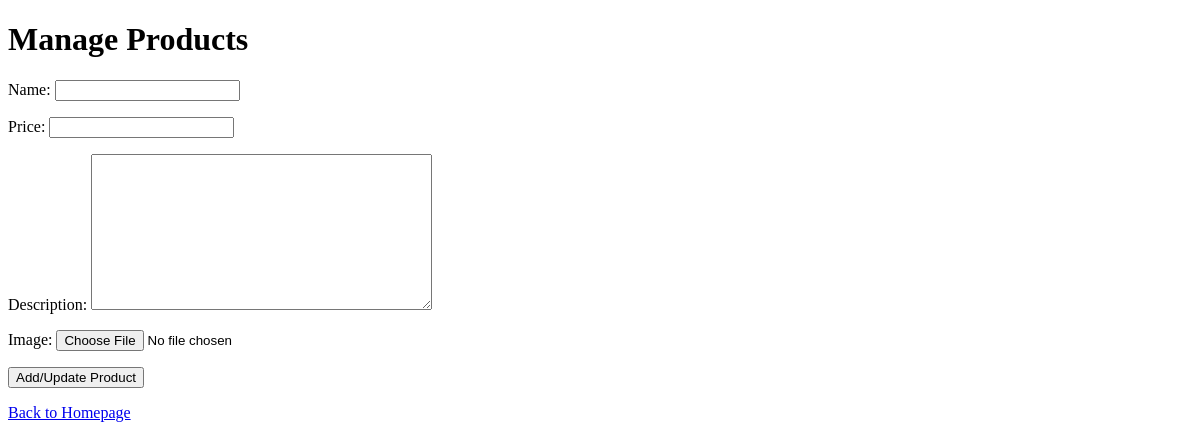
The app's page /manage-products/, older data.
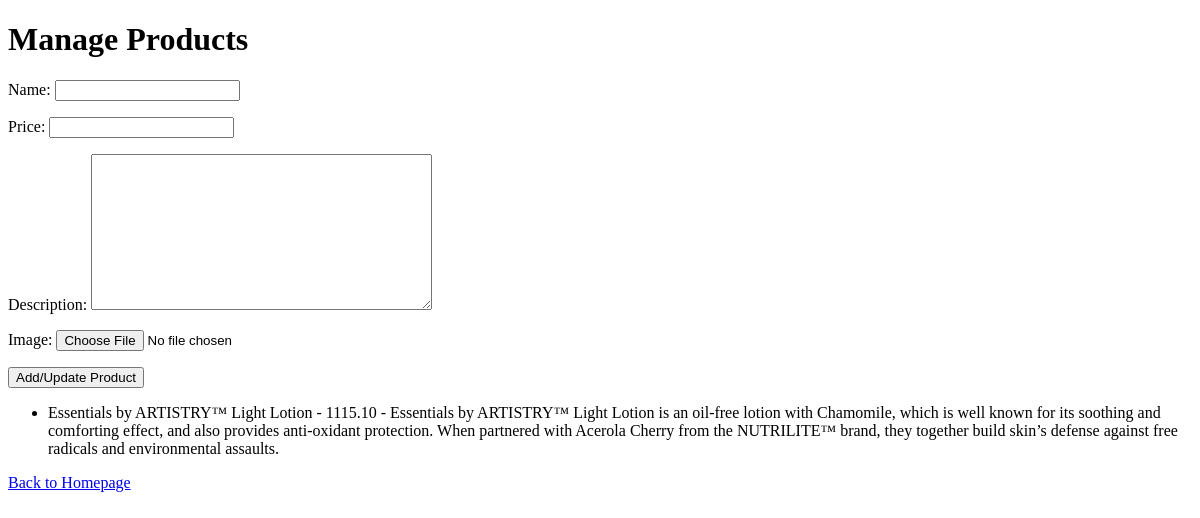
The same page, newer data.
### mlm/models.py (models this page shows)
class Product(models.Model):
    name = models.CharField(max_length=255)
    price = models.DecimalField(max_digits=10, decimal_places=2)
    description = models.TextField()
    image = models.ImageField(upload_to='media/Product_images/')

### mlm/views.py (the view)
# urls.py: path('manage-products/', views.manage_products, name='manage_products'),
def manage_products(request):
    Products = Product.objects.all()
    if request.method == 'POST':
        form = ProductForm(request.POST, request.FILES)
        if form.is_valid():
            form.save()
            return redirect('manage_products')
    else:
        form = ProductForm()
    return render(request, 'manage_products.html', {'Products': Products, 'form': form})

### mlm/forms.py
class ProductForm(forms.ModelForm):
    class Meta:
        model = Product
        fields = ['name', 'price', 'description', 'image']

### mlm/templates/manage_products.html (shortened to what this page needs)
<!DOCTYPE html>
<html>
<head>
</head>
<body>
    <h1>Manage Products</h1>
    <form method="post" enctype="multipart/form-data">
        {{ form.as_p }}
        <button type="submit">Add/Update Product</button>
    </form>
    <ul>
        {% for Product in Products %}
            <li>{{ Product.name }} - {{ Product.price }} - {{ Product.description }}</li>
        {% endfor %}
    </ul>
    <a href="{% url 'homepage' %}">Back to Homepage</a>
</body>
</html>

Row changes from the older to the newer data that the page shows:
added Product: name "Essentials by ARTISTRY™ Light Lotion", price "1115.10", description "Essentials by ARTISTRY™ Light Lotion is an oil-free lotion with Chamomile, which is well known for its soothing and comforting effect, and also provides anti-oxidant protection. When partnered with Acerola Cherry from the NUTRILITE™ brand, they together build skin’s defense against free radicals and environmental assaults."
